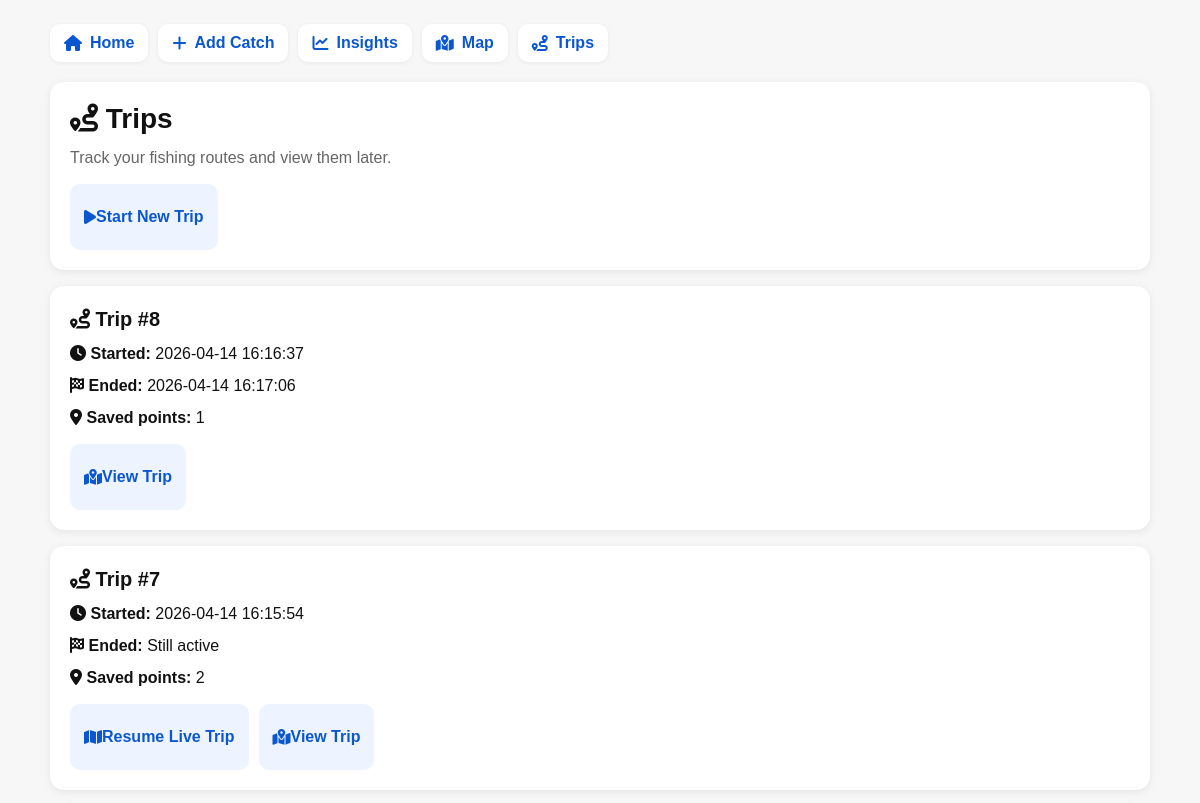
The page /trips (upper part) on the database as committed earlier.
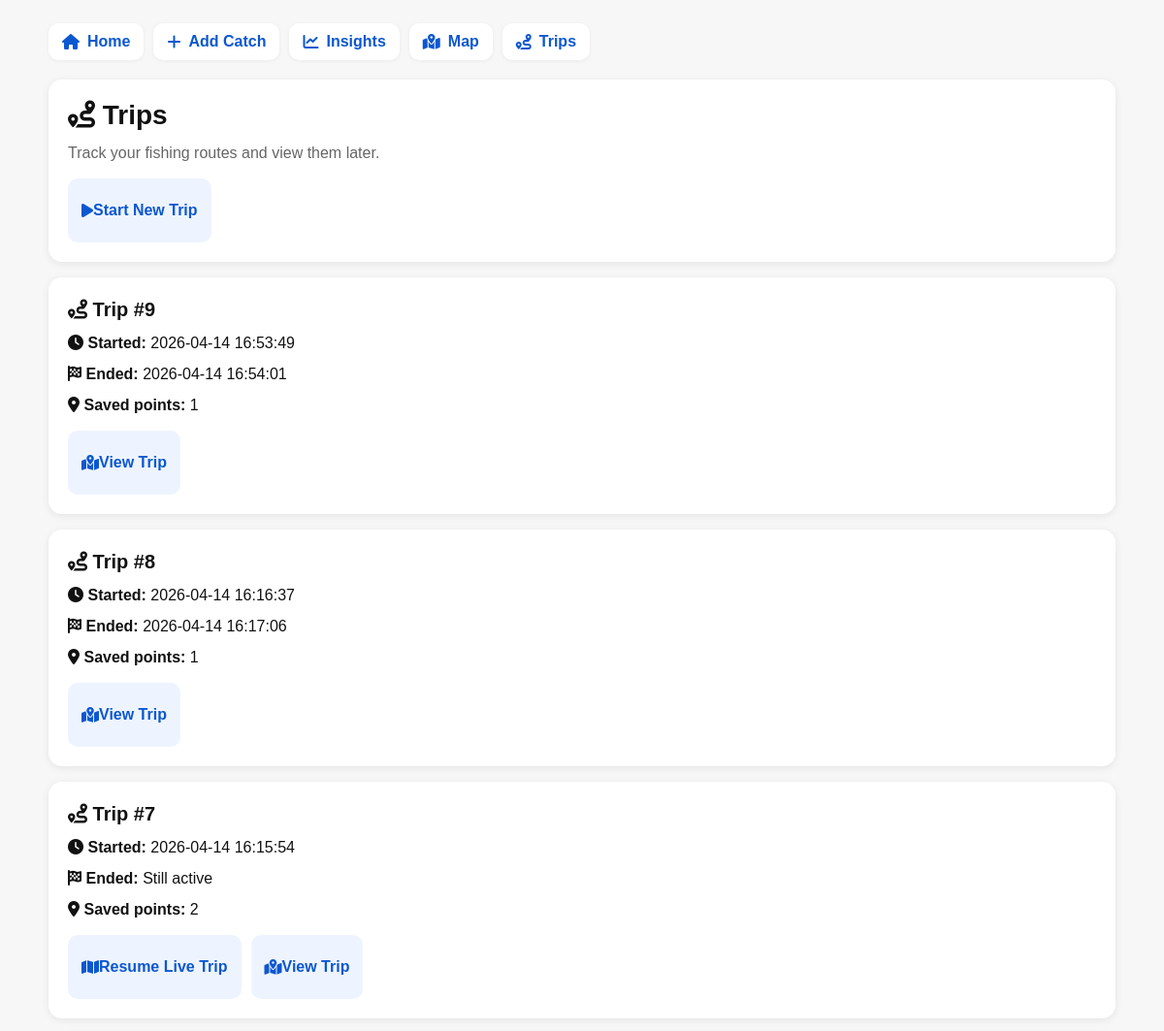
The same page on the database as committed later.
### tables this page shows
CREATE TABLE trips (
            id INTEGER PRIMARY KEY AUTOINCREMENT,
            started_at TEXT,
            ended_at TEXT,
            name TEXT,
            notes TEXT
        );

### app.py (the view)
@app.route("/trips")
def trips():
    all_trips = get_all_trips()
    return render_template("trips.html", trips=all_trips)

### app.py (called while the page is built)
def get_connection():
    conn = sqlite3.connect(DB_FILE)
    conn.row_factory = sqlite3.Row
    return conn

def get_all_trips():
    conn = get_connection()
    cursor = conn.cursor()
    cursor.execute("""
        SELECT
            trips.*,
            COUNT(trip_points.id) AS point_count
        FROM trips
        LEFT JOIN trip_points ON trips.id = trip_points.trip_id
        GROUP BY trips.id
        ORDER BY trips.id DESC
    """)
    trips = cursor.fetchall()
    conn.close()
    return trips

### templates/trips.html (shortened to what this page needs)
{% extends "base.html" %}
{% block content %}
<div class="card">
    <h1><i class="fa-solid fa-route"></i> Trips</h1>
    <p class="muted">Track your fishing routes and view them later.</p>
    <div class="actions">
        <a href="{{ url_for('start_trip') }}">
            <i class="fa-solid fa-play"></i>
            <span>Start New Trip</span>
        </a>
    </div>
</div>
{% if not trips %}
    <div class="card">
        <p>No trips yet.</p>
    </div>
{% else %}
    {% for trip in trips %}
        <div class="card">
            <h2>
                <i class="fa-solid fa-route"></i>
                {{ trip["name"] or ("Trip #" ~ trip["id"]) }}
            </h2>
            <p>
                <i class="fa-solid fa-clock"></i>
                <strong>Started:</strong> {{ trip["started_at"] or "N/A" }}
            </p>
            <p>
                <i class="fa-solid fa-flag-checkered"></i>
                <strong>Ended:</strong> {{ trip["ended_at"] or "Still active" }}
            </p>
            <p>
                <i class="fa-solid fa-location-dot"></i>
                <strong>Saved points:</strong> {{ trip["point_count"] }}
            </p>
            <div class="actions">
                {% if not trip["ended_at"] %}
                    <a href="{{ url_for('live_trip', trip_id=trip['id']) }}">
                        <i class="fa-solid fa-map"></i>
                        <span>Resume Live Trip</span>
                    </a>
                {% endif %}
                <a href="{{ url_for('trip_detail', trip_id=trip['id']) }}">
                    <i class="fa-solid fa-map-location-dot"></i>
                    <span>View Trip</span>
                </a>
            </div>
        </div>
    {% endfor %}
{% endif %}
{% endblock %}

### templates/base.html (shortened to what this page needs)
<!doctype html>
<html>
<head>
    <link
        rel="stylesheet"
        href="https://cdnjs.cloudflare.com/ajax/libs/font-awesome/6.5.2/css/all.min.css"
    >
    <link
        rel="stylesheet"
        href="https://unpkg.com/leaflet@1.9.4/dist/leaflet.css"
    >
</head>
<body>
<div class="nav">
    <a href="{{ url_for('home') }}">
        <i class="fa-solid fa-house"></i>
        <span>Home</span>
    </a>
    <a href="{{ url_for('add_catch') }}">
        <i class="fa-solid fa-plus"></i>
        <span>Add Catch</span>
    </a>
    <a href="{{ url_for('insights') }}">
        <i class="fa-solid fa-chart-line"></i>
        <span>Insights</span>
    </a>
    <a href="{{ url_for('map_page') }}">
        <i class="fa-solid fa-map-location-dot"></i>
        <span>Map</span>
    </a>
    <a href="{{ url_for('trips') }}">
        <i class="fa-solid fa-route"></i>
        <span>Trips</span>
    </a>
</div>
{% block content %}{% endblock %}
</body>
</html>

### templates/base.html (style rules this page uses)
body { font-family: Arial, sans-serif; max-width: 1100px; margin: 0 auto; padding: 16px; background: #f7f7f7; color: #111; }
h1 { margin-top: 0; margin-bottom: 10px; font-size: 28px; line-height: 1.2; }
h2 { margin-top: 0; margin-bottom: 10px; font-size: 20px; line-height: 1.3; }
p { margin: 8px 0; line-height: 1.5; }
a, button { text-decoration: none; cursor: pointer; }
.nav { margin-bottom: 20px; display: flex; flex-wrap: wrap; gap: 10px; }
.nav a { color: #0b57d0; font-weight: bold; background: white; padding: 10px 14px; border-radius: 10px; box-shadow: 0 1px 4px rgba(0,0,0,0.06); display: inline-flex; align-items: center; gap: 8px; }
.card { background: white; border-radius: 14px; padding: 16px; margin-bottom: 16px; box-shadow: 0 2px 8px rgba(0,0,0,0.08); }
.muted { color: #666; }
.actions { display: flex; gap: 10px; align-items: stretch; flex-wrap: wrap; margin-top: 14px; }
.actions a { background: #eef4ff; color: #0b57d0; padding: 11px 14px; border-radius: 10px; font-weight: bold; min-height: 44px; display: inline-flex; align-items: center; }
@media (min-width: 700px) { body { padding: 24px; } }
@media (min-width: 700px) { .card { padding: 20px; } }

Rows that differ between the two databases and show on the page:
added trips: name+id "Trip #9", started_at "2026-04-14 16:53:49", ended_at "2026-04-14 16:54:01", point_count "1"
